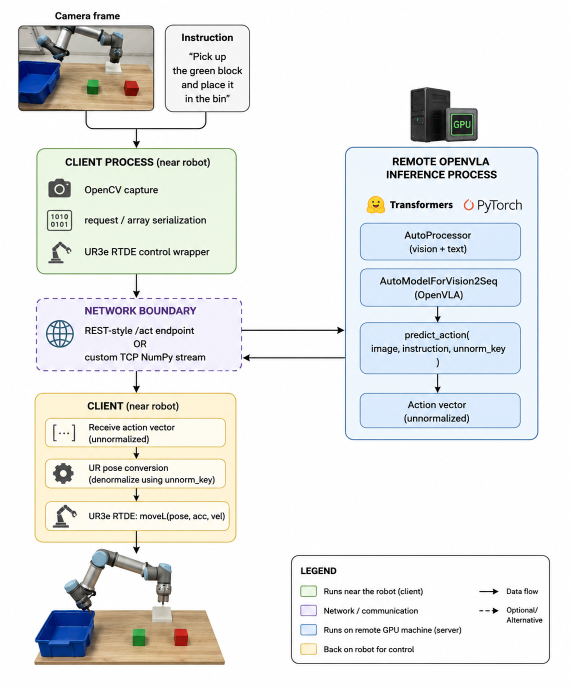
#> input picture Documents/ChatGPT Image May 31, 2026 at 09_21_06 PM.png, 1143 x 1376 px (shown at 1/2 size)
$ python -i client.py   (imports and definitions only)
#> lines starting #> are read from the running program, lines starting #| are printed output that depends on the picture
import ast
import io
import socket
import struct
from typing import Optional, Sequence, Tuple

import cv2
import numpy as np


_NPY_MAGIC = b"\x93NUMPY"
_HEADER_LEN_FORMAT = {
    (1, 0): (2, "<H"),
    (2, 0): (4, "<I"),
    (3, 0): (4, "<I"),
}
_MAX_HEADER_BYTES = 1_000_000
_MAX_ACTION_BYTES = 100_000_000


class OpenVLAClient:
    """TCP client for one OpenVLA image -> action request.

    request_action(frame) is the main API:
      1. opens a fresh socket connection
      2. sends the camera frame as a NumPy .npy payload
      3. reads exactly one NumPy .npy action payload back
      4. closes the socket

    The response shape is read from the .npy header, so the client does not need
    to guess whether OpenVLA returned (7,), (1, 7), or another numeric shape.
    """

    def __init__(
        self,
        host: str = "127.0.0.1",
        port: int = 9999,
        timeout: float = 30.0,
        image_width: Optional[int] = 224,
        image_height: Optional[int] = 224,
        convert_bgr_to_rgb: bool = True,
        keep_alive: bool = True,
    ):
        self.host = host
        self.port = int(port)
        self.timeout = float(timeout)
        self.image_width = image_width
        self.image_height = image_height
        self.convert_bgr_to_rgb = convert_bgr_to_rgb
        self.keep_alive = keep_alive
        self.sock: Optional[socket.socket] = None

    def connect(self) -> socket.socket:
        """Open a connection to the OpenVLA server."""
        self.close()
        self.sock = socket.create_connection((self.host, self.port), timeout=self.timeout)
        self.sock.setsockopt(socket.IPPROTO_TCP, socket.TCP_NODELAY, 1)
        self.sock.settimeout(self.timeout)
        return self.sock

    def close(self) -> None:
        """Close the active socket, if one exists."""
        if self.sock is not None:
            try:
                self.sock.close()
            finally:
                self.sock = None

    def request_action(
        self,
        frame_bgr: np.ndarray,
        action_shape: Optional[Sequence[int]] = None,
        action_dtype=np.float32,
    ) -> np.ndarray:
        """Send one camera frame and return the OpenVLA action as a flat array."""
        image = self.prepare_frame(frame_bgr)
        expected_shape = tuple(action_shape) if action_shape is not None else None

        try:
            sock = self.sock if self.sock is not None else self.connect()
            self._send_numpy(sock, image)
            action = self._recv_numpy(sock, expected_shape=expected_shape, dtype=action_dtype)
            return np.asarray(action, dtype=action_dtype).reshape(-1)
        except (EOFError, OSError):
            self.close()
            sock = self.connect()
            self._send_numpy(sock, image)
            action = self._recv_numpy(sock, expected_shape=expected_shape, dtype=action_dtype)
            return np.asarray(action, dtype=action_dtype).reshape(-1)
        finally:
            if not self.keep_alive:
                self.close()

    def prepare_frame(self, frame_bgr: np.ndarray) -> np.ndarray:
        """Resize a cv2 frame and convert BGR/BGRA to RGB/RGBA for OpenVLA."""
        if frame_bgr is None:
            raise ValueError("frame_bgr is None")

        image = np.asarray(frame_bgr)

        if self.image_width is not None and self.image_height is not None:
            image = cv2.resize(image, (self.image_width, self.image_height))

        if self.convert_bgr_to_rgb and image.ndim == 3:
            if image.shape[2] == 3:
                image = cv2.cvtColor(image, cv2.COLOR_BGR2RGB)
            elif image.shape[2] == 4:
                image = cv2.cvtColor(image, cv2.COLOR_BGRA2RGBA)

        return np.ascontiguousarray(image)

    # [97 lines left out: functions _send_numpy, _recv_numpy, _recv_exact, _recv_exact_npy_payload, _parse_npy_header, _npy_data_nbytes and 1 more, not called in this run]

>>> import cv2
>>> picture = cv2.imread('../../Documents/ChatGPT Image May 31, 2026 at 09_21_06 PM.png')
#> picture is the input picture: shape (1376, 1143, 3); mean B, G, R 232.7, 233.8, 232.6
>>> result = OpenVLAClient().request_action(picture)
#> in prepare_frame, `image = cv2.resize(image, (self.image_width, self.image_height))`:
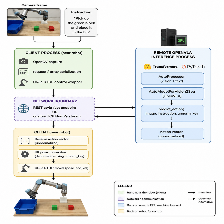
#> image: shape (224, 224, 3); mean B, G, R 232.6, 233.8, 232.6
#> (the run stopped early here; a loop or call above may not have finished)
